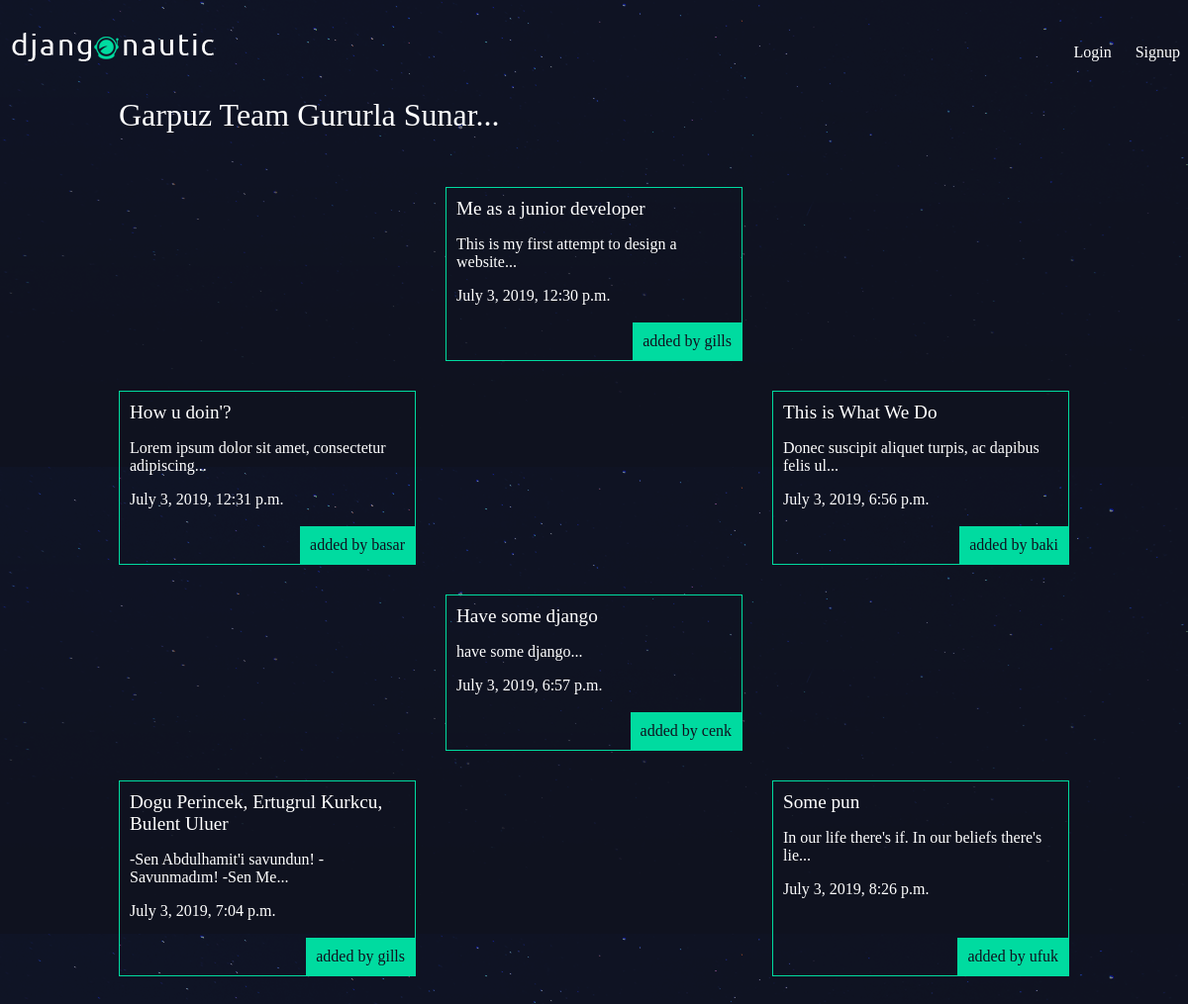
The page / on the database its author committed.
### articles/models.py (models this page shows, shortened)
class Article(models.Model):
    title = models.CharField(max_length = 100)
    slug = models.SlugField()
    body = models.TextField()
    date = models.DateTimeField(auto_now_add = True)
    thumb = models.ImageField(default='default.png', blank = True)
    author = models.ForeignKey(User, default = None)
    def snippet(self):
        return self.body[:50] +'...'

### articles/views.py (the view)
# urls.py: url(r'^$', views.article_list, name = 'list'),
def article_list(request):
    articles = Article.objects.all().order_by('date');
    return render(request, 'articles/article_list.html', { 'articles': articles })

### articles/templates/articles/article_list.html
{% extends 'base_layout.html' %}
{% block content %}
<h1>Garpuz Team Gururla Sunar...</h1>
<br><br><br>
<div class="articles">
  {% for article in articles %}
    <div class="article">
      <h2><a href="{% url 'articles:detail' slug=article.slug %}">{{article.title}}</a></h2>
      <p>{{ article.snippet }}</p>
      <p>{{ article.date }}</p>
      <p class="author">added by {{ article.author }}</p>
  </div>
  <br><br/>
  {% endfor %}
</div>
{% endblock %}

### templates/base_layout.html (shortened to what this page needs)
{% load static from staticfiles %}
<!DOCTYPE html>
<html lang="en" dir="ltr">
  <head>
    <link rel="stylesheet" href="{% static 'styles.css' %}">
  </head>
  <body>
    <header>
      <h1><a href="{% url 'home' %}"><img src="{% static 'logo.png' %}"/></a></h1>
      <nav>
        <ul>
          {% if user.is_authenticated %}
          <li>
            <form class="logout-link" action="{% url 'accounts:logout' %}" method="post">
              {% csrf_token %}
              <button type="submit">Logout</button>
            </form>
          </li>
          <li><a href="{% url 'articles:create' %}"</a>New Article</a></li>
          {% else %}
            <li><a href="{% url 'accounts:login' %}"</a>Login</li>
            <li><a href="{% url 'accounts:signup' %}"</a>Signup</li>
          {% endif %}
        </ul>
      </nav>
    </header>
    <div class="wrapper">
      {% block content %}
      {% endblock %}
    </div>
  </body>
</html>

### assets/styles.css (style rules this page uses)
body { background-color: #0f121f; background-image: url(/static/stars.png); background-repeat-y: no-repeat; color: #fff; }
body * { font-family: Ubuntu; }
h1, h2, h3, h4, h5 { font-weight: normal; margin: 0; }
a, a:hover, a:visited { color: #fff; text-decoration: none; }
.wrapper { max-width: 960px; margin: 0 auto; }
header { display: grid; grid-template-columns: 1fr 1fr; padding: 20px 0; }
nav { justify-self: end; }
nav li { display: inline-block; list-style-type: none; margin-left: 20px; }
.articles { display: grid; grid-template-columns: 1fr 1fr 1fr; grid-gap: 30px; }
.article { padding: 10px; border: 1px solid #00dba0; position: relative; padding-bottom: 40px; }
.article h2 { font-size: 1.2em; }
.article .author { padding: 10px; background: #00dba0; position: absolute; right: 0; bottom: 0; margin: 0; color: #0f121f; }

### rows shown on the page
Article: title "Me as a junior developer", snippet "This is my first attempt to design a website...", date "July 3, 2019, 12:30 p.m.", author "gills"
Article: title "How u doin'?", snippet "Lorem ipsum dolor sit amet, consectetur adipiscing...", date "July 3, 2019, 12:31 p.m.", author "basar"
Article: title "This is What We Do", snippet "Donec suscipit aliquet turpis, ac dapibus felis ul...", date "July 3, 2019, 6:56 p.m.", author "baki"
Article: title "Have some django", snippet "have some django...", date "July 3, 2019, 6:57 p.m.", author "cenk"
Article: title "Dogu Perincek, Ertugrul Kurkcu, Bulent Uluer", snippet "-Sen Abdulhamit'i savundun! -Savunmadım! -Sen Me...", date "July 3, 2019, 7:04 p.m.", author "gills"
Article: title "Some pun", snippet "In our life there's if. In our beliefs there's lie...", date "July 3, 2019, 8:26 p.m.", author "ufuk"
